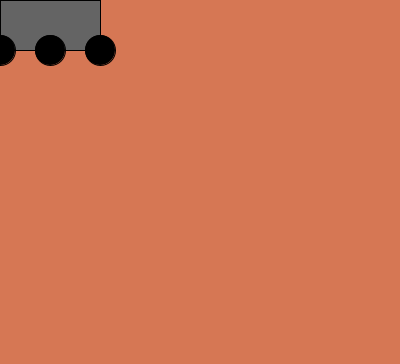
Frame 1 (no input)
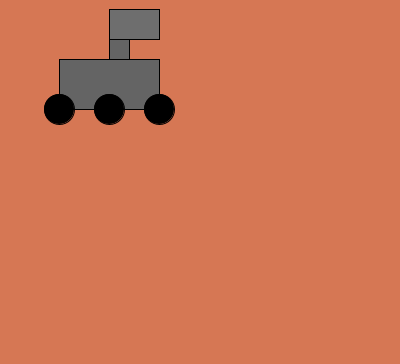
Frame 60 (the mouse pressed at the canvas centre just before this capture)
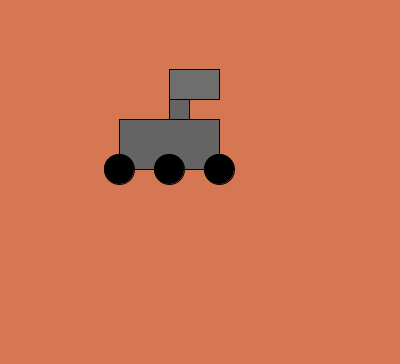
Frame 120 (the mouse held since frame 60 and released just before this capture)

The Processing sketch that drew these frames (run headless with seeded random() and noise(); from frame 60 on, the mouse is pressed at the canvas centre):

// Processing sketch: processing_69344
// ── processing_69344.pde

int x;
int y;

void setup(){
 size(400,364);
 x=0;
 y=0;
}


void draw(){
  background(#D67754);
  //caja;
  fill(100);
  rect(x,y,100,50);
  //rueda 1;
  fill(0,0,0);
  ellipse(x,y+50,30,30); 
  //rueda2;
  fill(0,0,0);
  ellipse(x+50,y+50,30,30); 
  //rueda3;
  fill(0,0,0);
  ellipse(x+100,y+50,30,30);
  //cuello
  fill(100);
  rect(x+50,y-50,20,50);
  //cabeza
  fill(110);
  rect(x+50,y-50,50,30);
  x=x+1;
  y=y+1;
}
